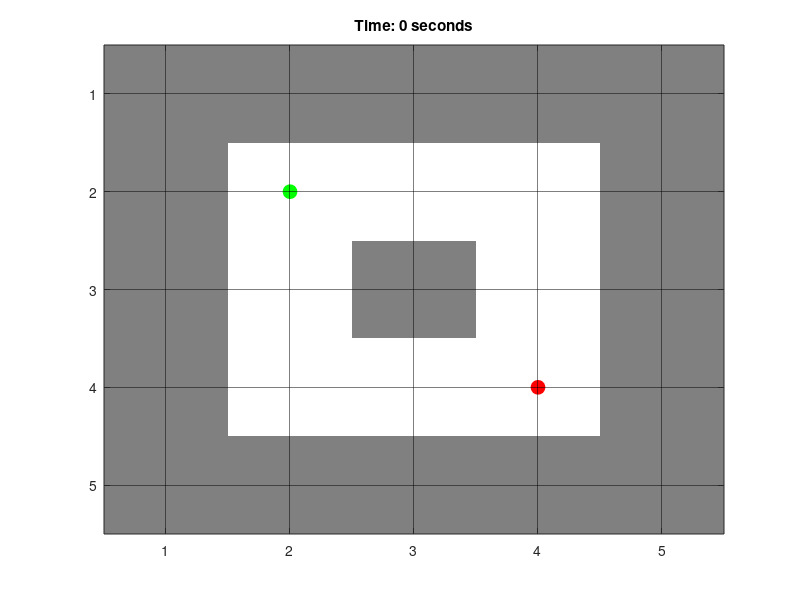

Write MATLAB code to recreate this figure.
%% WRITTEN BY BURTON ZHONG

function mazeGame()
	mazes = {
    	[1 1 1 1 1;
     	1 0 0 0 1;
     	1 0 1 0 1;
     	1 0 0 0 1;
     	1 1 1 1 1];
[
	1, 1, 1, 1, 1, 1, 1, 1, 1, 1;
	1, 0, 0, 1, 0, 0, 0, 0, 0, 1;
	1, 0, 1, 1, 0, 1, 1, 1, 0, 1;
	1, 0, 0, 0, 0, 1, 0, 0, 0, 1;
	1, 1, 1, 1, 0, 1, 0, 1, 0, 1;
	1, 0, 0, 0, 0, 0, 0, 1, 0, 1;
	1, 1, 1, 1, 1, 1, 1, 1, 0, 1;
	1, 0, 0, 0, 0, 0, 0, 0, 0, 1;
	1, 1, 1, 1, 1, 1, 1, 1, 1, 1;
];

    	[1 1 1 1 1 1 1 1 1;
     	1 0 0 0 1 0 0 0 1;
     	1 0 1 0 1 0 1 1 1;
     	1 0 1 0 0 0 0 0 1;
     	1 0 1 1 1 1 1 0 1;
     	1 0 0 0 0 0 0 0 1;
     	1 1 1 1 1 1 1 1 1]
	};

	% menu
	choice = menu('Select a maze', 'Maze 1', 'Maze 2', 'Maze 3');
	if choice == 0
    	return; 
	end

	% select maze
	maze = mazes{choice};

	% Start and end pos
	start = [2, 2];
	goal = [size(maze, 1) - 1, size(maze, 2) - 1];

	% Define the start time
	startTime = tic;

	% make figure
	fig = figure('KeyPressFcn', @keyPress);

	% Draw the maze
	drawMaze();

	function drawMaze()
    	% Create a custom colormap for the maze
    	customColormap = [
        	1, 1, 1; % White for paths
        	0, 0, 0; % Black for walls
        	0.5, 0.5, 0.5; 
    	];

    	% Draw the maze with custom colormap and grid lines
    	imagesc(maze);
    	colormap(customColormap);
    	grid on;
    	set(gca, 'GridColor', 'k'); % grid color to black
    	set(gca, 'GridAlpha', 0.5); %  grid transparency
    	hold on;
    	
        %  start position in green
    	plot(start(2), start(1), 'go', 'MarkerSize', 10, 'MarkerFaceColor', 'g');
    	
        %  goal position in red
    	plot(goal(2), goal(1), 'ro', 'MarkerSize', 10, 'MarkerFaceColor', 'r');
    	hold off;
    	
        % timer 
    	timeElapsed = toc(startTime);
    	title(['Time: ' num2str(round(timeElapsed)) ' seconds']);
	end

	function keyPress(src, event)
    	switch event.Key
        	case 'uparrow'
            	if maze(start(1)-1, start(2)) == 0
                	start(1) = start(1) - 1;
            	end
        	case 'downarrow'
            	if maze(start(1)+1, start(2)) == 0
                	start(1) = start(1) + 1;
            	end
        	case 'leftarrow'
            	if maze(start(1), start(2)-1) == 0
                	start(2) = start(2) - 1;
            	end
        	case 'rightarrow'
            	if maze(start(1), start(2)+1) == 0
                	start(2) = start(2) + 1;
            	end
    	end

    	
    	drawMaze();

    	
    	if isequal(start, goal)
        	timeElapsed = toc(startTime);
        	title(['You win! Time: ' num2str(round(timeElapsed)) ' seconds']);
        	set(fig, 'KeyPressFcn', ''); 
    	end
	end
end



